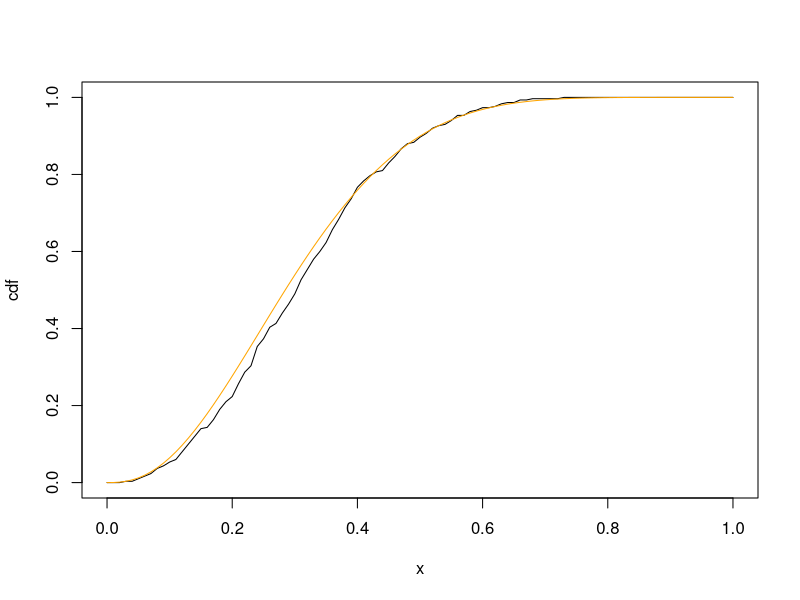
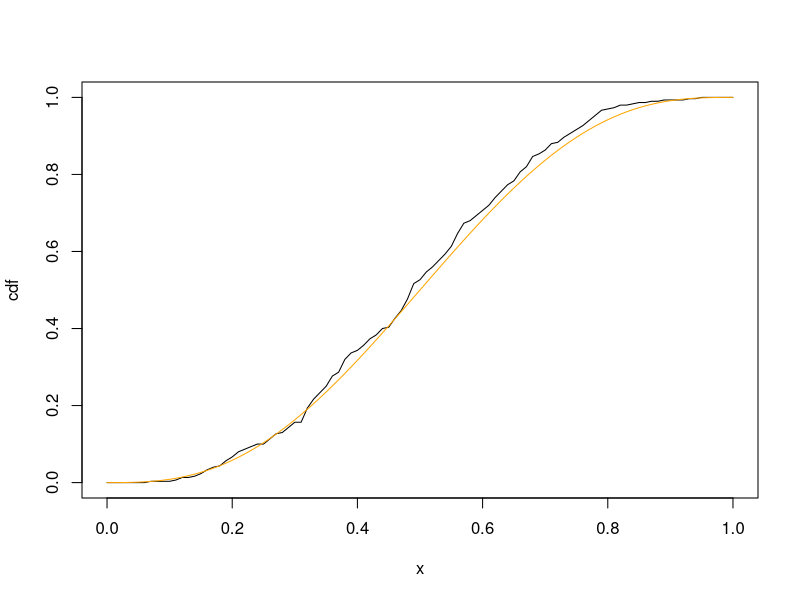

Generate these figures, in order, with R:
## ---- chunk 1
tmax <- (2.7 - 1)/(2.7 + 6.3 - 2)
dbeta(tmax, 2.7, 6.3)
## ---- chunk 2
my_rbeta <- function(n, a, b){
  tmax <- (a - 1)/(a + b - 2)
  c <- dbeta(tmax, a, b)
  
  x <- rep(NA, n)
  k <- 0 # number of acceptances
  while(k < n){
    y <- runif(1)
    u <- runif(1)
    if(u < dbeta(y, a, b)/c){
      k <- k + 1
      x[k] <- y
    }
  }
  return(x)
}
## ---- chunk 3
gridpts <- seq(0, 1, 0.01)

x <- my_rbeta(300, 2.7, 6.3)
plot(gridpts, ecdf(x)(gridpts), type="l", xlab="x", ylab="cdf")
lines(gridpts, pbeta(gridpts, 2.7, 6.3), type="l", col="orange")
## ---- chunk 4
gridpts <- seq(0, 1, 0.01)

x <- my_rbeta(300, 3, 3)
plot(gridpts, ecdf(x)(gridpts), type="l", xlab="x", ylab="cdf")
lines(gridpts, pbeta(gridpts, 3, 3), type="l", col="orange")
